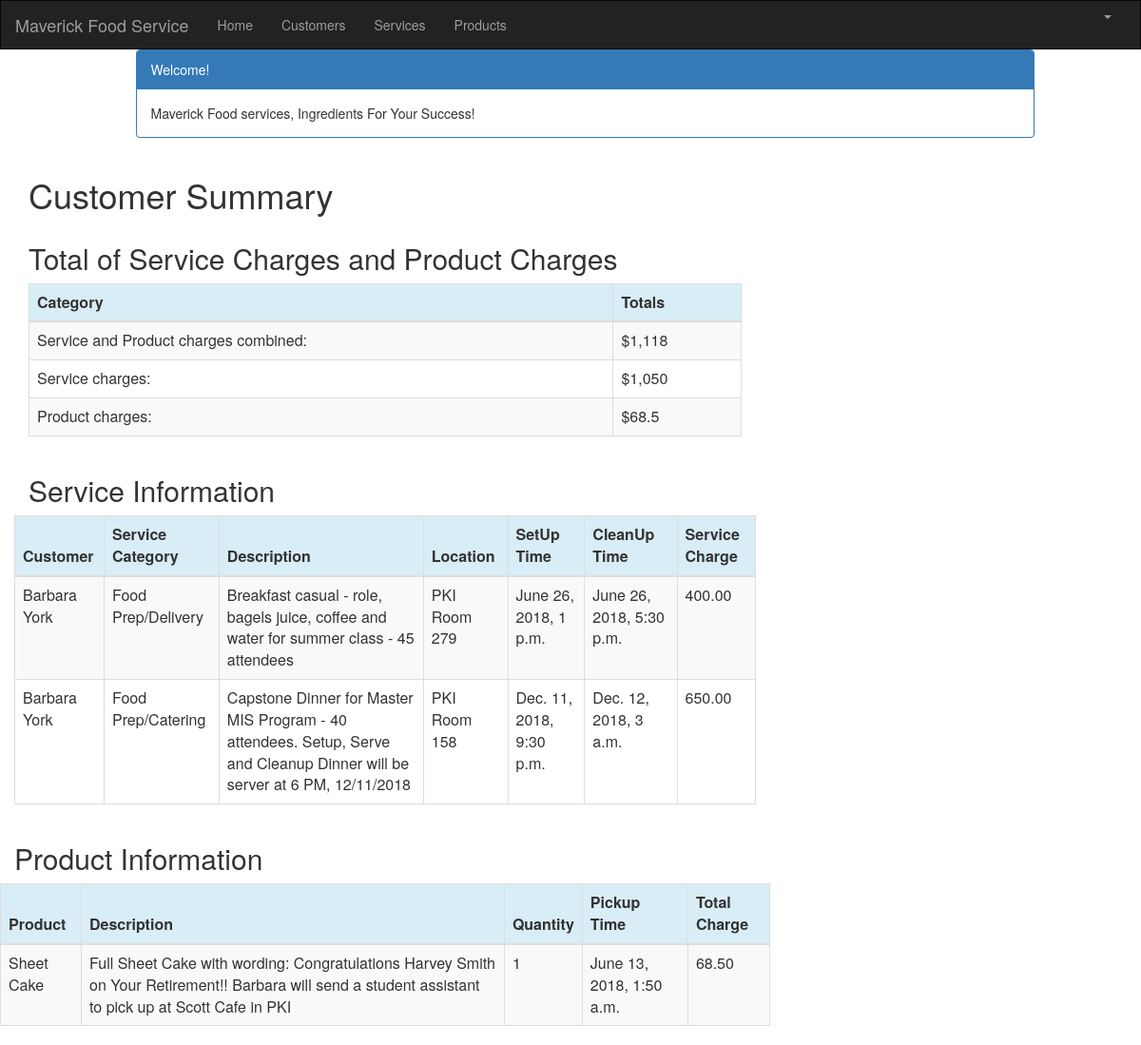
/customer/1/summary/ (signed in), run on an earlier commit of the app's database.
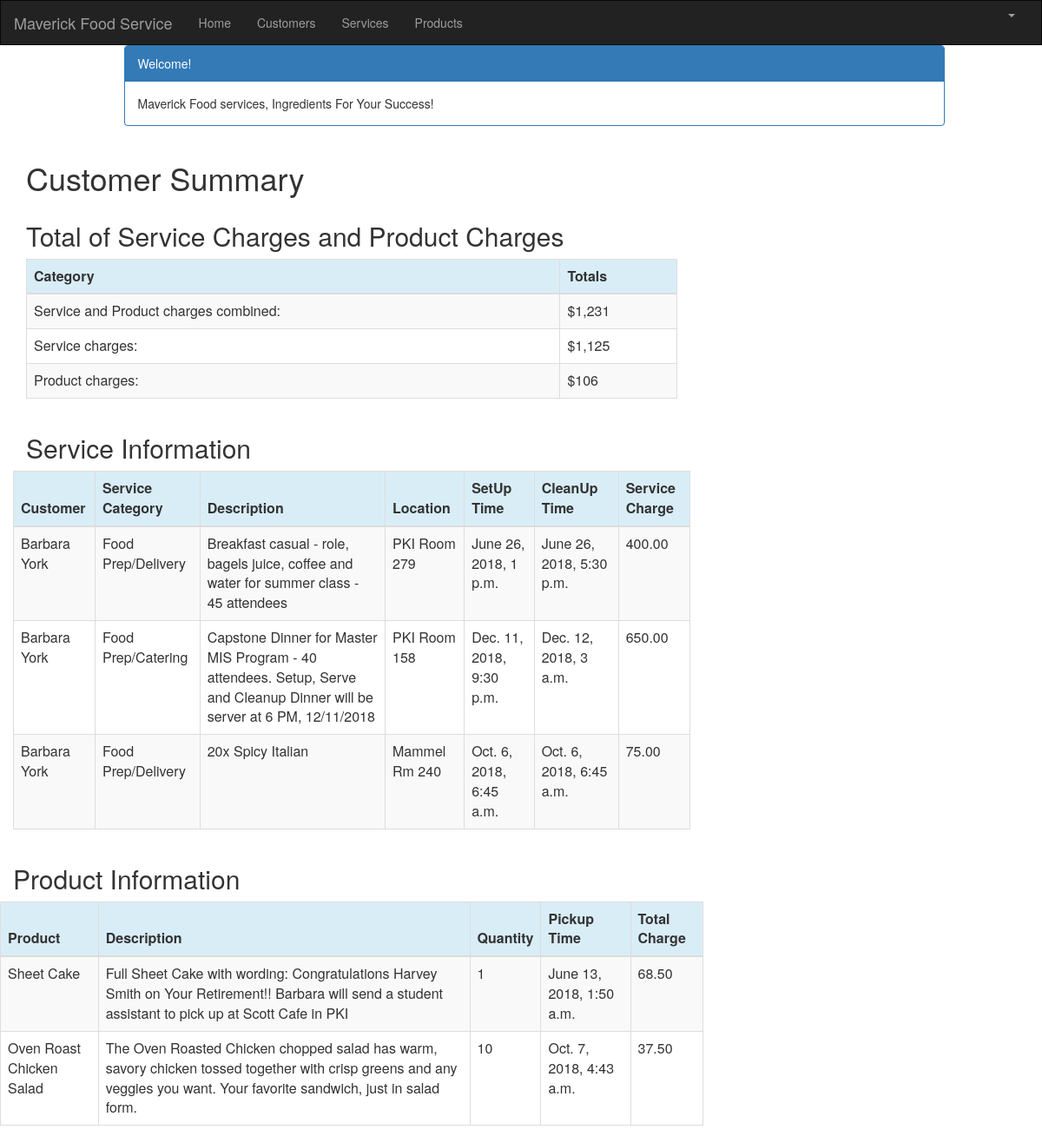
And on a later commit of the database.
### crm/models.py (models this page shows, shortened)
class Service(models.Model):
    cust_name = models.ForeignKey(Customer, on_delete=models.CASCADE, related_name='services')
    service_category = models.CharField(max_length=100)
    description = models.TextField()
    location = models.CharField(max_length=200)
    setup_time = models.DateTimeField(
        default=timezone.now)
    cleanup_time = models.DateTimeField(
        default=timezone.now)
    service_charge = models.DecimalField(max_digits=10, decimal_places=2)
    created_date = models.DateTimeField(
        default=timezone.now)
    updated_date = models.DateTimeField(auto_now_add=True)

class Customer(models.Model):
    cust_name = models.CharField(max_length=50)
    organization = models.CharField(max_length=100, blank=True)
    role = models.CharField(max_length=100)
    email = models.EmailField(max_length=100)
    bldgroom = models.CharField(max_length=100)
    address = models.CharField(max_length=200)
    account_number = models.IntegerField(blank=False, null=False)
    city = models.CharField(max_length=50)
    state = models.CharField(max_length=50)
    zipcode = models.CharField(max_length=10)
    phone_number = models.CharField(max_length=50)
    created_date = models.DateTimeField(
        default=timezone.now)
    updated_date = models.DateTimeField(auto_now_add=True)
    def __str__(self):
        return str(self.cust_name)

class Product(models.Model):
    cust_name = models.ForeignKey(Customer, on_delete=models.CASCADE, related_name='products')
    product = models.CharField(max_length=100)
    p_description = models.TextField()
    quantity = models.IntegerField()
    pickup_time = models.DateTimeField(
        default=timezone.now)
    charge = models.DecimalField(max_digits=10, decimal_places=2)
    created_date = models.DateTimeField(
        default=timezone.now)
    updated_date = models.DateTimeField(auto_now_add=True)

### crm/views.py (the view)
# urls.py: path('customer/<int:pk>/summary/', views.summary, name='summary'),
@login_required
def summary(request, pk):
    customer = get_object_or_404(Customer, pk=pk)
    customers = Customer.objects.filter(created_date__lte=timezone.now())
    services = Service.objects.filter(cust_name=pk)
    products = Product.objects.filter(cust_name=pk)
    sum_service_charge = Service.objects.filter(cust_name=pk).aggregate(Sum('service_charge'))
    sum_product_charge = Product.objects.filter(cust_name=pk).aggregate(Sum('charge'))
    return render(request, 'crm/summary.html', {'customers': customers,
                                                    'products': products,
                                                    'services': services,
                                                    'sum_service_charge': sum_service_charge,
                                                    'sum_product_charge': sum_product_charge,})

### crm/templates/crm/summary.html (shortened to what this page needs)
{% extends 'crm/base.html' %}
{% block content %}
{% load mathfilters %}
{% load humanize %}
<div class="container">
    <div class="row">
        <div class="col-md-10 col-md-offset-1">
            <div class="panel panel-primary">
                <div class="panel-heading">Welcome!</div>
                <div class="panel-body">
                    Maverick Food services, Ingredients For Your Success!
                </div>
            </div>
        </div>
    </div>
</div>
<div class="row">
    <h1 style="padding-left: 15Px">Customer Summary</h1>
</div>
    <div class="row">
        <h2 style="padding-left: 15Px">Total of Service Charges and Product Charges</h2>
    </div>
    <table class="table table-striped table-bordered table-hover" style="width:1000px;">
        <thead>
            <tr class="bg-info">
                <th>Category</th>
                <th>Totals</th>
            </tr>
        </thead>
        <tbody>
            <tr><td>Service and Product charges combined: </td><td>${{ sum_service_charge.service_charge__sum|add:sum_product_charge.charge__sum|intcomma }}</td></tr>
            <tr><td>Service charges: </td><td>${{ sum_service_charge.service_charge__sum|intcomma }}</td></tr>
            <tr><td>Product charges: </td><td>${{ sum_product_charge.charge__sum|intcomma }}</td></tr>
        </tbody>
    </table>
    <div class="row">
        <h2 style="padding-left: 15Px">Service Information</h2>
    </div>
    <div class="row">
        <table class="table table-striped table-bordered table-hover" style="width:1000px;">
            <thead>
            <tr class="bg-info">
                <th>Customer</th>
                <th>Service Category</th>
                <th>Description</th>
                <th>Location</th>
                <th>SetUp Time</th>
                <th>CleanUp Time</th>
                <th>Service Charge</th>
            </tr>
            </thead>
            <tbody>
            {% for service in services %}
                <tr>
                    <td>{{ service.cust_name }}</td>
                    <td>{{ service.service_category }}</td>
                    <td>{{ service.description }}</td>
                    <td>{{ service.location }}</td>
                    <td>{{ service.setup_time }}</td>
                    <td>{{ service.cleanup_time }}</td>
                    <td>{{ service.service_charge|intcomma }}</td>
                </tr>
            {% endfor %}
            </tbody>
        </table>
<div class="row">
    <h2 style="padding-left: 15Px">Product Information</h2>
    </div>
    <div class="row">
        <table class="table table-striped table-bordered table-hover" style="width:1000px;">
            <thead>
            <tr class="bg-info">
                <th>Product</th>
                <th>Description</th>
                <th>Quantity</th>
                <th>Pickup Time</th>
                <th>Total Charge</th>
            </tr>
            </thead>
            <tbody>
            {% for product in products %}
                <tr>
                    <td>{{ product.product }}</td>
                    <td>{{ product.p_description }}</td>
                    <td>{{ product.quantity|intcomma }}</td>
                    <td>{{ product.pickup_time }}</td>
                    <td>{{ product.charge|intcomma }}</td>
                </tr>
            {% endfor %}
            </tbody>
        </table>
    </div>
</div>
{% endblock %}

### crm/templates/crm/base.html (shortened to what this page needs)
{% load staticfiles %}
<html lang="en">
<head>
    <link rel="stylesheet" href="https://maxcdn.bootstrapcdn.com/bootstrap/3.3.7/css/bootstrap.min.css">
</head>
<body id="app-layout">
<nav class="navbar navbar-inverse">
    <div class="container-fluid">
        <div class="navbar-header">
            <a class="navbar-brand" href="/">
                Maverick Food Service
            </a>
        </div>
        <div class="collapse navbar-collapse" id="myNavbar">
            <ul class="nav navbar-nav">
                <li><a href="{% url 'crm:home' %}">Home</a></li>
                <li><a href="{% url 'crm:customer_list' %}">Customers</a></li>
               <li><a href="{% url 'crm:service_list' %}">Services</a></li>
                <li><a href="{% url 'crm:product_list' %}">Products</a></li>
            </ul>
            <ul class="nav navbar-nav navbar-right">
                {% if user.is_authenticated %}
                    <li class="dropdown">
                        <a href="#" class="dropdown-toggle" data-toggle="dropdown" role="button" aria-expanded="false">
                            <span class="caret"></span>
                        </a>
                    </li>
                {% else %}
                    <li><a href="{% url 'login' %}"><span class="glyphicon glyphicon-log-in"></span> Login</a></li>
                {% endif %}
            </ul>
        </div>
    </div>
</nav>
<div class="content container">
    <div class="row">
        <div class="col-md-8">
            {% block content %}{% endblock %}
        </div>
    </div>
</body>
</html>

### crm/templates/crm/base.html (style rules this page uses)
.navbar { margin-bottom: 0; border-radius: 0; }

What changed in the data, as far as the page shows it:
added Service: cust_name "Barbara York", service_category "Food Prep/Delivery", description "20x Spicy Italian", location "Mammel Rm 240", setup_time "Oct. 6, 2018, 6:45 a.m.", cleanup_time "Oct. 6, 2018, 6:45 a.m.", service_charge "75.00"
added Product: product "Oven Roast Chicken Salad", p_description "The Oven Roasted Chicken chopped salad has warm, savory chicken tossed together with crisp greens and any veggies you want. Your favorite sandwich, just in salad form.", quantity "10", pickup_time "Oct. 7, 2018, 4:43 a.m.", charge "37.50"
Also different on the page:
{{ sum_service_charge.service_charge__sum|intcomma }}: "1,050" → "1,125"
{{ sum_product_charge.charge__sum|intcomma }}: "68.5" → "106"
text no longer shown: "1,118"
text now shown: "1,231"
